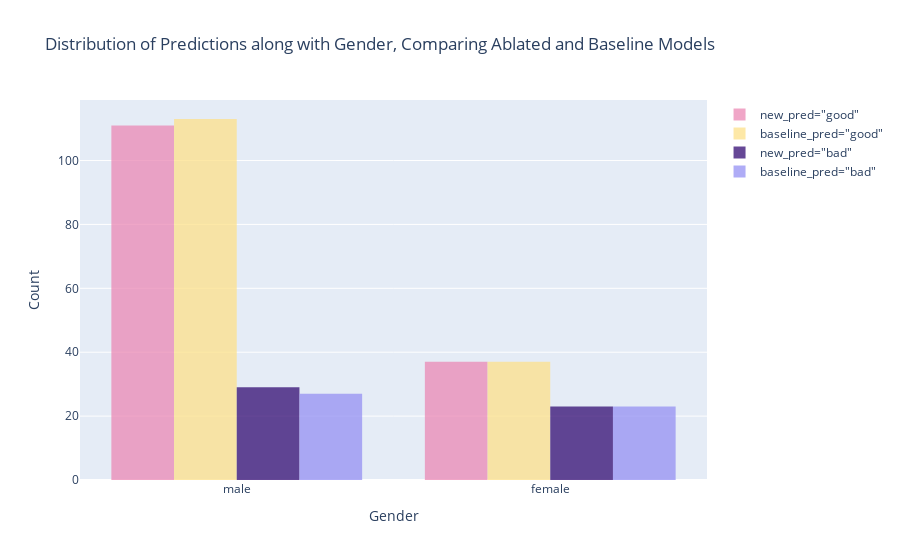

Here is the notebook cell this chart was saved with:
### Markdown cell above
##### a. Distribution of Predictions by New Model

### Code cell
# visualize the results
fig = go.Figure()
fig.add_trace(go.Histogram(
    x=val_full[val_full['Risk_pred(protected=Sex, model=RF)']=='good']['Sex'],
    marker_color='#EB89B5',
    opacity=0.75,
    name='new_pred="good"'
))
fig.add_trace(go.Histogram(
    x=val_full[val_full[pred_col]=='good']['Sex'],
    marker_color='#FDE18A',
    opacity=0.75,
    name='baseline_pred="good"'
))
fig.add_trace(go.Histogram(
    x=val_full[val_full['Risk_pred(protected=Sex, model=RF)']=='bad']['Sex'],
    marker_color='#330C73',
    opacity=0.75,
    name='new_pred="bad"'
))
fig.add_trace(go.Histogram(
    x=val_full[val_full[pred_col]=='bad']['Sex'],
    marker_color='#9591F3',
    opacity=0.75,
    name='baseline_pred="bad"'
))
fig.update_layout(
    title_text='Distribution of Predictions along with Gender, Comparing Ablated and Baseline Models',
    xaxis_title='Gender',
    yaxis_title='Count'
)
fig.write_image('../results/anti-classification-sex.png', scale=3)
fig.show()

### Figure 1 — Plotly figure (JSON) as saved in the notebook; plotly's stock layout.template omitted (floating-point values rounded to 4 significant figures; data arrays with more than 128 entries replaced by an {"elided": "..."} marker saying what was removed)
{"data": [{"marker": {"color": "#EB89B5"}, "name": "new_pred=\"good\"", "opacity": 0.75, "type": "histogram", "x": {"elided": "148 str values"}}, {"marker": {"color": "#FDE18A"}, "name": "baseline_pred=\"good\"", "opacity": 0.75, "type": "histogram", "x": {"elided": "150 str values"}}, {"marker": {"color": "#330C73"}, "name": "new_pred=\"bad\"", "opacity": 0.75, "type": "histogram", "x": ["female", "female", "male", "male", "female", "male", "male", "male", "male", "female", "female", "male", "female", "female", "male", "female", "male", "female", "female", "female", "male", "male", "male", "female", "male", "female", "female", "female", "male", "male", "female", "female", "male", "male", "male", "male", "male", "male", "female", "female", "male", "male", "female", "female", "female", "male", "male", "male", "male", "female", "male", "male"]}, {"marker": {"color": "#9591F3"}, "name": "baseline_pred=\"bad\"", "opacity": 0.75, "type": "histogram", "x": ["female", "female", "female", "male", "male", "female", "male", "male", "male", "male", "female", "female", "male", "male", "female", "female", "male", "female", "female", "female", "female", "male", "male", "female", "male", "female", "female", "female", "male", "female", "male", "male", "male", "male", "female", "male", "male", "female", "male", "male", "female", "female", "female", "male", "male", "male", "male", "female", "male", "male"]}], "layout": {"title": {"text": "Distribution of Predictions along with Gender, Comparing Ablated and Baseline Models"}, "xaxis": {"title": {"text": "Gender"}}, "yaxis": {"title": {"text": "Count"}}}}
